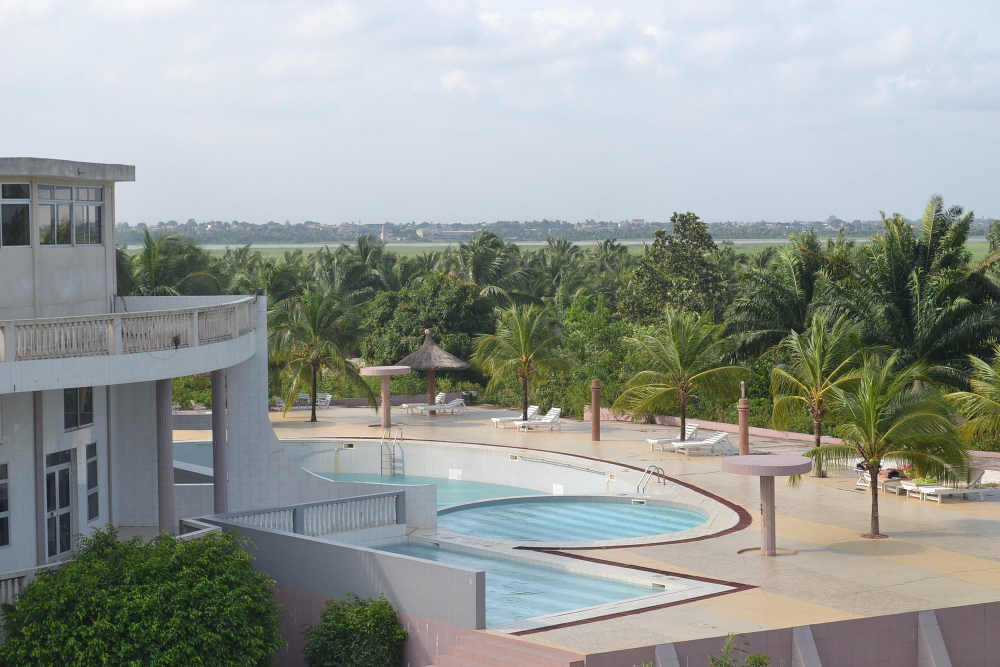
#> input picture images/la-piscine-au-3-bassins.jpg, 2000 x 1333 px (shown at 1/2 size)
$ python rebuild_club_aquatique.py
#> lines starting #> are read from the running program, lines starting #| are printed output that depends on the picture
#!/usr/bin/env python3
"""Rebuild club-aquatique.png 3-panel collage. Run: python scripts/rebuild_club_aquatique.py"""
from pathlib import Path

from PIL import Image, ImageFilter

ROOT = Path(__file__).resolve().parents[1]
OUT_W, OUT_H = 1200, 960
GUTTER = 6
LEFT_W = 624
RIGHT_W = OUT_W - GUTTER - LEFT_W  # 570
TOP_H = 460
BOT_H = OUT_H - GUTTER - TOP_H  # 494

LEFT_SRC = ROOT / "images" / "la-piscine-au-3-bassins.jpg"
KIDS_SRC = Path(
    r"C:\Users\oadje\.cursor\projects\c-src-bimyns\assets\club-aquatique-kids-pool.png"
)
KAYAK_SRC = Path(
    r"C:\Users\oadje\.cursor\projects\c-src-bimyns\assets\club-aquatique-kayak.png"
)
OUTPUT = ROOT / "public" / "assets" / "club-aquatique.png"


def fit_cover(im: Image.Image, tw: int, th: int) -> Image.Image:
    """Center-crop to aspect then resize."""
#> called with tw = 624, th = 960
    sw, sh = im.size
#> sw = 2000; sh = 1333
    target_ratio = tw / th
    src_ratio = sw / sh
#> src_ratio = 1.5
    if src_ratio > target_ratio:
        nh = sh
#> nh = 1333
        nw = int(sh * target_ratio)
#> nw = 866
    else:
        nw = sw
        nh = int(sw / target_ratio)
    x0 = (sw - nw) // 2
#> x0 = 567
    y0 = (sh - nh) // 2
#> y0 = 0
    cropped = im.crop((x0, y0, x0 + nw, y0 + nh))
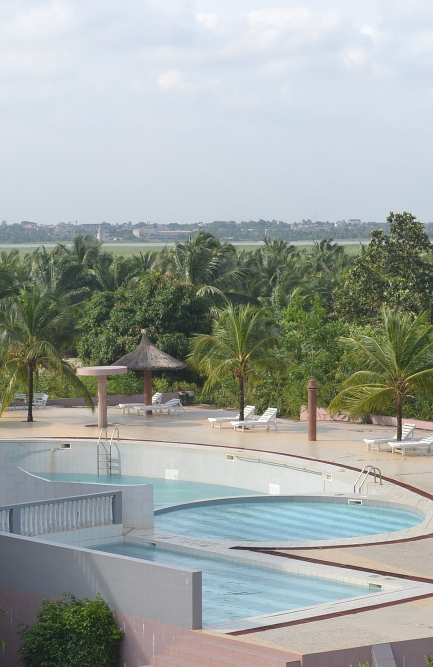
#> cropped: PIL image 866x1333 RGB (shown at 1/2 size); mean R, G, B 159.2, 165.4, 161.1
    out = cropped.resize((tw, th), Image.Resampling.LANCZOS)
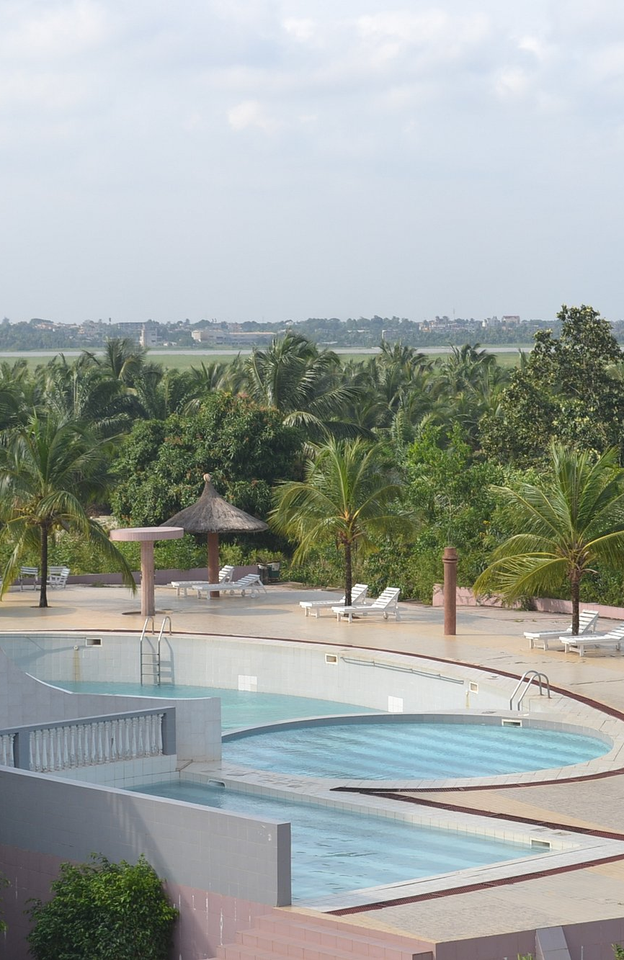
#> out: PIL image 624x960 RGB; mean R, G, B 159.2, 165.4, 161.1
    return out.filter(ImageFilter.UnsharpMask(radius=1.2, percent=90, threshold=2))


def main() -> None:
    left = fit_cover(Image.open(LEFT_SRC).convert("RGB"), LEFT_W, OUT_H)
#> (the run stopped early here; a loop or call above may not have finished)

$ run again, with images/906078568.jpg copied over images/la-piscine-au-3-bassins.jpg
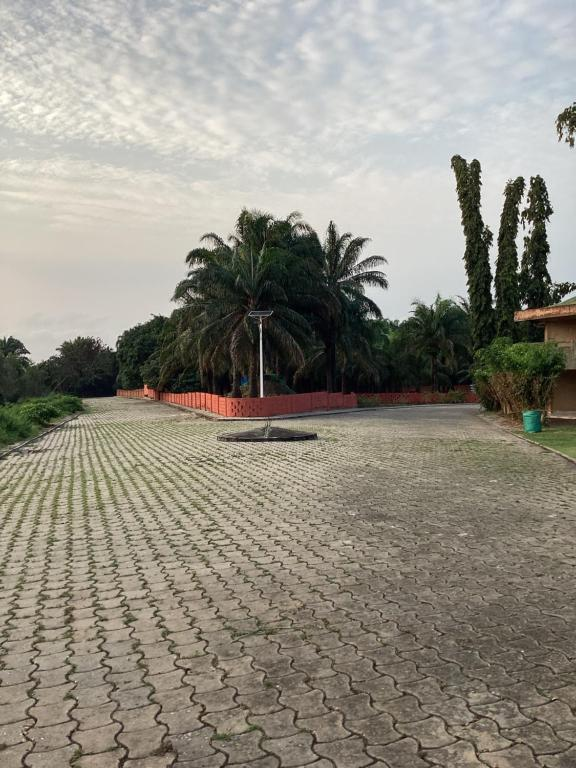
#> input picture images/906078568.jpg, 576 x 768 px
#> sw = 576; sh = 768
#> src_ratio = 0.75
#> nh = 768
#> nw = 499
#> x0 = 38
#> y0 = 0
#> in fit_cover, `cropped = im.crop((x0, y0, x0 + nw, y0 + nh))`:
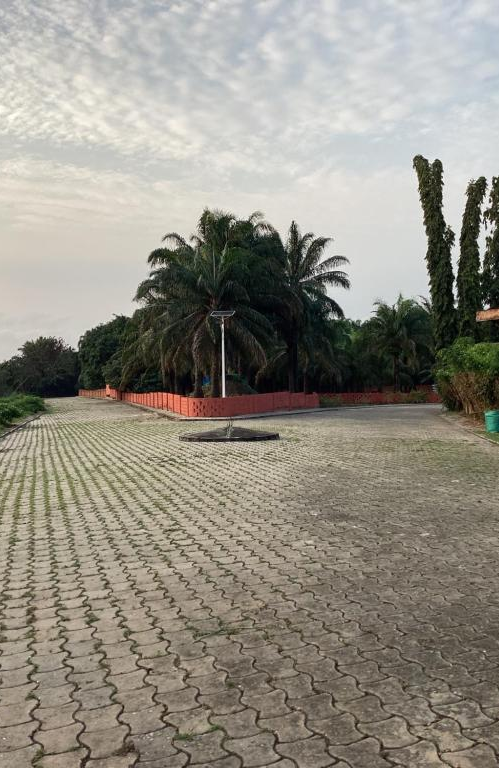
#> cropped: PIL image 499x768 RGB; mean R, G, B 146.2, 142, 131.6
